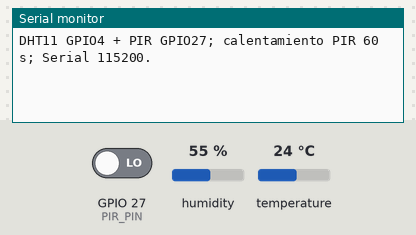
The sketch below on a simulated ESP32. Parts: the last lines printed to the serial monitor. The test bench sets the inputs (shaded band); at power-on: humidity 55 %, temperature 24 °C, GPIO 27 (PIR_PIN) LOW.

Above: at 1.2 s.
1.3 s: humidity set to 22 %
At 3.0 s:
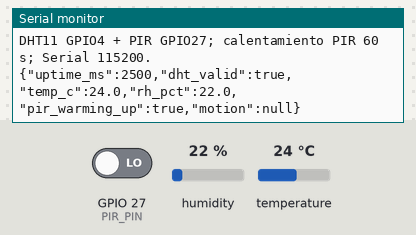
6.5 s: temperature set to 12 °C
At 7.9 s:
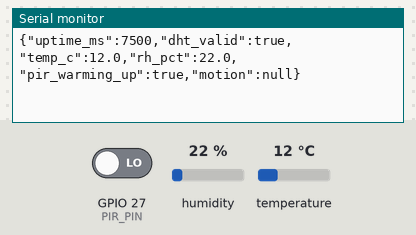
8.0 s: humidity set to 40 %
At 11.2 s:
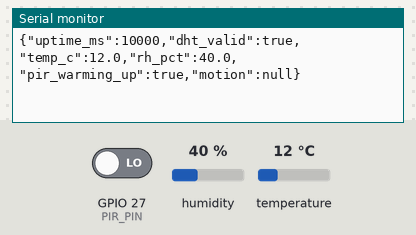
Timing chart, 0 to 12.7 s (numbered marks = the images above; inputs shaded):
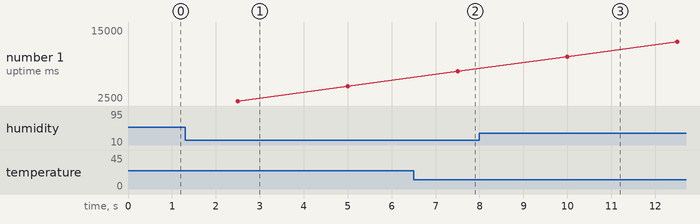

The sketch:

ambient_bench.ino
```cpp
// Banco M-04/05: ESP32 + DHT11 (GPIO4) + PIR (GPIO27), sin WiFi/NFC/actuadores.
// Alimentación y pinout: docs/hardware/banco-ambiente.md. No cargar sin identificar placa y respaldo.
#include <Arduino.h>
#if defined(BENCH_DHT_ONLY) && defined(BENCH_PIR_ONLY)
#error Select only one isolated profile
#endif
#if !defined(BENCH_PIR_ONLY)
#include <DHT.h>
#endif

constexpr uint8_t DHT_PIN = 4;
constexpr uint8_t PIR_PIN = 27;
constexpr uint32_t SAMPLE_MS = 2500;
constexpr uint32_t PIR_WARMUP_MS = 60000;
#if !defined(BENCH_PIR_ONLY)
DHT dht(DHT_PIN, DHT11);
#endif
uint32_t sampledAt = 0;
int previousMotion = -1;

void setup() {
  Serial.begin(115200);
#if !defined(BENCH_DHT_ONLY)
  pinMode(PIR_PIN, INPUT);
#endif
#if !defined(BENCH_PIR_ONLY)
  dht.begin();
#endif
#if defined(BENCH_DHT_ONLY)
  Serial.println("DHT11 solo: DATA GPIO4, Serial 115200; PIR no inicializado.");
#elif defined(BENCH_PIR_ONLY)
  Serial.println("PIR solo: OUT GPIO27, calentamiento 60 s; DHT11 no inicializado.");
#else
  Serial.println("DHT11 GPIO4 + PIR GPIO27; calentamiento PIR 60 s; Serial 115200.");
#endif
}

void loop() {
  const uint32_t now = millis();
#if !defined(BENCH_DHT_ONLY)
  const bool warmingUp = now < PIR_WARMUP_MS;
  const int motion = digitalRead(PIR_PIN);
  if (!warmingUp && motion != previousMotion) {
    previousMotion = motion;
    Serial.printf("PIR cambio: %s\n", motion == HIGH ? "movimiento" : "inactivo");
  }
#endif
  if (now - sampledAt < SAMPLE_MS) return;
  sampledAt = now;
  Serial.printf("{\"uptime_ms\":%lu", static_cast<unsigned long>(now));
#if !defined(BENCH_PIR_ONLY)
  const float temperature = dht.readTemperature();
  const float humidity = dht.readHumidity();
  Serial.printf(",\"dht_valid\":%s,\"temp_c\":", isnan(temperature) || isnan(humidity) ? "false" : "true");
  if (isnan(temperature)) Serial.print("null"); else Serial.print(temperature, 1);
  Serial.print(",\"rh_pct\":");
  if (isnan(humidity)) Serial.print("null"); else Serial.print(humidity, 1);
#endif
#if !defined(BENCH_DHT_ONLY)
  Serial.printf(",\"pir_warming_up\":%s,\"motion\":", warmingUp ? "true" : "false");
  if (warmingUp) Serial.print("null"); else Serial.print(motion == HIGH ? "true" : "false");
#endif
  Serial.println("}");
}
```

Measured:
- after the input at 1.3 s, the serial monitor: prints a new line after 1.2 s (image 1)
- after the input at 6.5 s, the serial monitor: prints a new line after 1.0 s (image 2)
- after the input at 8.0 s, the serial monitor: prints a new line after 2.0 s (image 3)
